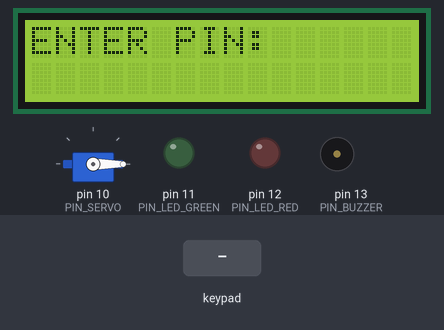
Bench run of a sketch on a simulated Arduino Uno, built with avr-gcc and run on an emulated ATmega328P. Parts: servo, 16×2 character LCD, output pins drawn as LEDs (lit = HIGH), buzzer (waves = sounding, pin HIGH). Inputs (shaded band) come from the test bench. What the sketch prints to the serial monitor is not drawn.

Above: at 2.5 s.
2.6 s: keypad keys 1 2 3 4 # pressed 0.4 s apart
At 2.8 s:
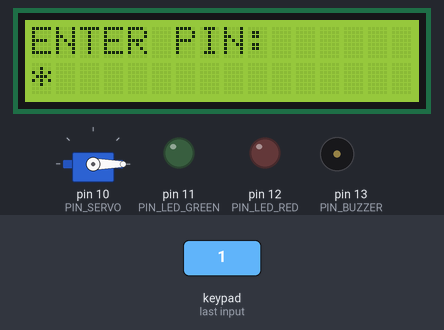
At 5.0 s:
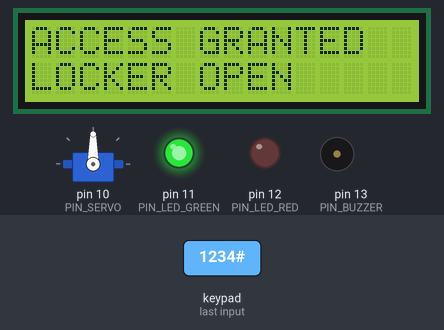
Timing chart, 0 to 10.7 s (numbered marks = the images above; inputs shaded):
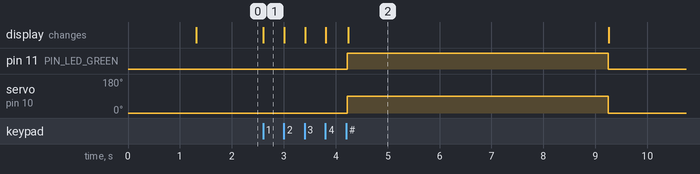

Measured:
- after the input at 2.6 s, pin 11 (PIN_LED_GREEN): LOW → HIGH after 1.6 s, → LOW 5.0 s later; servo on pin 10 (PIN_SERVO): 0° → 90° after 1.6 s, → 0° 5.0 s later; the display: changes at once (image 1)

The sketch:

AntiTheftLocker.ino
```cpp
/**
 * @file AntiTheftLocker.ino
 * @brief Self-contained firmware executable for Arduino IDE / Wokwi
 */

#include <Wire.h>
#include <LiquidCrystal_I2C.h>
#include <Keypad.h>
#include <Servo.h>

// Hardware Pin Definitions
const uint8_t PIN_SERVO     = 10;
const uint8_t PIN_BUZZER    = 13;
const uint8_t PIN_LED_RED   = 12;
const uint8_t PIN_LED_GREEN = 11;

// Security and Timing Settings
const char MASTER_PASSWORD[]        = "1234";
const uint8_t PASSWORD_MAX_LEN       = 6;
const uint8_t MAX_FAILED_ATTEMPTS   = 3;
const unsigned long AUTO_LOCK_MS    = 5000;
const unsigned long LOCKOUT_MS      = 30000;

// LCD & Servo Instantiations
LiquidCrystal_I2C lcd(0x27, 16, 2);
Servo lockerServo;

// Keypad Configuration
const byte ROWS = 4;
const byte COLS = 4;
char keys[ROWS][COLS] = {
  {'1', '2', '3', 'A'},
  {'4', '5', '6', 'B'},
  {'7', '8', '9', 'C'},
  {'*', '0', '#', 'D'}
};
byte rowPins[ROWS] = {9, 8, 7, 6};
byte colPins[COLS] = {5, 4, 3, 2};
Keypad keypad = Keypad(makeKeymap(keys), rowPins, colPins, ROWS, COLS);

// State Engine
enum SystemState {
  STATE_LOCKED,
  STATE_ENTERING,
  STATE_GRANTED,
  STATE_DENIED,
  STATE_LOCKOUT
};

SystemState currentState = STATE_LOCKED;
char enteredPassword[PASSWORD_MAX_LEN + 1];
uint8_t charIndex = 0;
uint8_t failedAttempts = 0;
unsigned long timerAnchor = 0;

void resetEntryBuffer() {
  memset(enteredPassword, 0, sizeof(enteredPassword));
  charIndex = 0;
}

void printIdleScreen() {
  lcd.clear();
  lcd.setCursor(0, 0);
  lcd.print("ENTER PIN:");
  lcd.setCursor(0, 1);
}

void lockActuator() {
  lockerServo.write(0);
}

void unlockActuator() {
  lockerServo.write(90);
  digitalWrite(PIN_LED_GREEN, HIGH);
  digitalWrite(PIN_LED_RED, LOW);

  lcd.clear();
  lcd.setCursor(0, 0);
  lcd.print("ACCESS GRANTED");
  lcd.setCursor(0, 1);
  lcd.print("LOCKER OPEN");
}

void showWrongPassword() {
  digitalWrite(PIN_LED_RED, HIGH);
  digitalWrite(PIN_BUZZER, HIGH);
  delay(150);
  digitalWrite(PIN_BUZZER, LOW);

  lcd.clear();
  lcd.setCursor(0, 0);
  lcd.print("WRONG PASSWORD!");
  lcd.setCursor(0, 1);
  lcd.print("ATTEMPTS LEFT: ");
  lcd.print(MAX_FAILED_ATTEMPTS - failedAttempts);

  timerAnchor = millis();
  currentState = STATE_DENIED;
}

void enterLockout() {
  Serial.println(F("[ALERT] 3 Failed attempts registered. Lockout started."));
  currentState = STATE_LOCKOUT;
  timerAnchor = millis();

  lcd.clear();
  lcd.setCursor(0, 0);
  lcd.print("SYSTEM LOCKOUT!");
  lcd.setCursor(0, 1);
  lcd.print("PLEASE WAIT...");

  digitalWrite(PIN_LED_RED, HIGH);
  digitalWrite(PIN_BUZZER, HIGH);
}

void executeVerification() {
  Serial.print(F("[AUTH] Comparing input: "));
  Serial.println(enteredPassword);

  if (strcmp(enteredPassword, MASTER_PASSWORD) == 0) {
    Serial.println(F("[AUTH] PIN verified successfully."));
    failedAttempts = 0;
    unlockActuator();
    timerAnchor = millis();
    currentState = STATE_GRANTED;
  } else {
    failedAttempts++;
    Serial.print(F("[AUTH] Verification failed. Attempt: "));
    Serial.println(failedAttempts);

    if (failedAttempts >= MAX_FAILED_ATTEMPTS) {
      enterLockout();
    } else {
      showWrongPassword();
    }
  }
}

void setup() {
  Serial.begin(9600);

  pinMode(PIN_BUZZER, OUTPUT);
  pinMode(PIN_LED_RED, OUTPUT);
  pinMode(PIN_LED_GREEN, OUTPUT);

  digitalWrite(PIN_BUZZER, LOW);
  digitalWrite(PIN_LED_RED, LOW);
  digitalWrite(PIN_LED_GREEN, LOW);

  lockerServo.attach(PIN_SERVO);
  lockActuator();

  lcd.init();
  lcd.backlight();
  lcd.clear();
  lcd.setCursor(0, 0);
  lcd.print("ANTI-THEFT LOCK");
  lcd.setCursor(0, 1);
  lcd.print("INITIALIZING...");
  delay(1200);

  resetEntryBuffer();
  printIdleScreen();
  Serial.println(F("[INIT] Firmware execution initialized."));
}

void loop() {
  char key = keypad.getKey();
  unsigned long now = millis();

  switch (currentState) {
    case STATE_LOCKED:
    case STATE_ENTERING:
      if (key) {
        Serial.print(F("[KEYPAD] "));
        Serial.println(key);

        if (key == '#') {
          if (charIndex > 0) {
            executeVerification();
          }
        } else if (key == '*') {
          resetEntryBuffer();
          printIdleScreen();
          currentState = STATE_LOCKED;
        } else if (charIndex < PASSWORD_MAX_LEN) {
          enteredPassword[charIndex++] = key;
          enteredPassword[charIndex] = '\0';

          lcd.setCursor(charIndex - 1, 1);
          lcd.print('*');
          currentState = STATE_ENTERING;
        }
      }
      break;

    case STATE_GRANTED:
      if (now - timerAnchor >= AUTO_LOCK_MS) {
        Serial.println(F("[LOCK] Auto-lock interval reached. Re-engaging."));
        lockActuator();
        digitalWrite(PIN_LED_GREEN, LOW);
        resetEntryBuffer();
        printIdleScreen();
        currentState = STATE_LOCKED;
      }
      break;

    case STATE_DENIED:
      if (now - timerAnchor >= 2000) {
        digitalWrite(PIN_LED_RED, LOW);
        resetEntryBuffer();
        printIdleScreen();
        currentState = STATE_LOCKED;
      }
      break;

    case STATE_LOCKOUT:
      unsigned long elapsed = now - timerAnchor;
      if ((elapsed / 250) % 2 == 0) {
        digitalWrite(PIN_BUZZER, HIGH);
        digitalWrite(PIN_LED_RED, HIGH);
      } else {
        digitalWrite(PIN_BUZZER, LOW);
        digitalWrite(PIN_LED_RED, LOW);
      }

      if (elapsed >= LOCKOUT_MS) {
        digitalWrite(PIN_BUZZER, LOW);
        digitalWrite(PIN_LED_RED, LOW);
        failedAttempts = 0;
        resetEntryBuffer();
        printIdleScreen();
        currentState = STATE_LOCKED;
      }
      break;
  }
}
```
